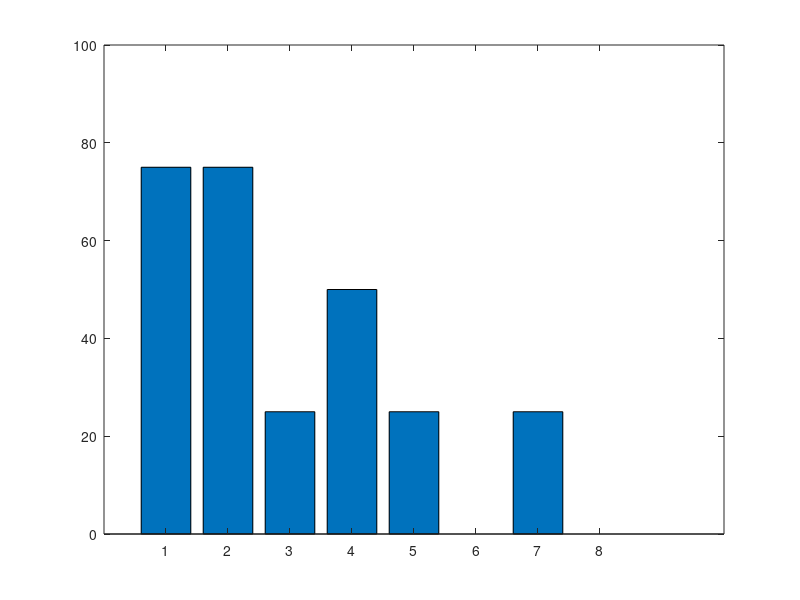

Recreate this plot in MATLAB.
numChannelList = [1,2,3,4,5,6,7,8,1,2,3,4,5,6,7,8,1,2,3,4,5,6,7,8,1,2,3,4,5,6,7,8]
keyspressed =    [2,2,2,3,4,3,4,5,1,2,2,5,5,8,8,6,1,3,2,4,6,5,4,2,1,2,3,4,6,7,7,7]

correct = 0
incorrect = 0
for X = 1:length(numChannelList);
    if numChannelList(X) == keyspressed(X);
        correct = correct + 1;
    else
        incorrect = incorrect + 1;
    end
end

OverallScore = (correct/(incorrect + correct)) * 100

correct1 = 0
incorrect1 = 0 
correct2 = 0
incorrect2 = 0
correct3 = 0
incorrect3 = 0 
correct4 = 0
incorrect4 = 0
correct5 = 0
incorrect5 = 0 
correct6 = 0
incorrect6 = 0
correct7 = 0
incorrect7 = 0 
correct8 = 0
incorrect8 = 0

Score1 = 0
Score2 = 0
Score3 = 0
Score4 = 0
Score5 = 0
Score6 = 0
Score7 = 0
Score8 = 0


for X = 1:length(numChannelList);
    if numChannelList(X) == 1;
        if numChannelList(X) == keyspressed(X);
            correct1 = correct1 + 1
        else 
            incorrect1 = incorrect1 + 1
        end
        Score1 = (correct1/(incorrect1 + correct1)) * 100
    end 
    if numChannelList(X) == 2;
        if numChannelList(X) == keyspressed(X);
            correct2 = correct2 + 1
        else 
            incorrect2 = incorrect2 + 1
        end
        Score2 = (correct2/(incorrect2 + correct2)) * 100
    end 
    if numChannelList(X) == 3;
        if numChannelList(X) == keyspressed(X);
            correct3 = correct3 + 1
        else 
            incorrect3 = incorrect3 + 1
        end
        Score3 = (correct3/(incorrect3 + correct3)) * 100
    end 
    if numChannelList(X) == 4;
        if numChannelList(X) == keyspressed(X);
            correct4 = correct4 + 1
        else 
            incorrect4 = incorrect4 + 1
        end
        Score4 = (correct4/(incorrect4 + correct4)) * 100
    end 
    if numChannelList(X) == 5;
        if numChannelList(X) == keyspressed(X);
            correct5 = correct5 + 1
        else 
            incorrect5 = incorrect5 + 1
        end
        Score5 = (correct5/(incorrect5 + correct5)) * 100
    end 
    if numChannelList(X) == 6;
        if numChannelList(X) == keyspressed(X);
            correct6 = correct6 + 1
        else 
            incorrect6 = incorrect6 + 1
        end
        Score6 = (correct6/(incorrect6 + correct6)) * 100
    end 
    if numChannelList(X) == 7;
        if numChannelList(X) == keyspressed(X);
            correct7 = correct7 + 1
        else 
            incorrect7 = incorrect7 + 1
        end
        Score7 = (correct7/(incorrect7 + correct7)) * 100
    end 
    if numChannelList(X) == 8;
        if numChannelList(X) == keyspressed(X);
            correct8 = correct8 + 1
        else 
            incorrect8 = incorrect8 + 1
        end
        Score8 = (correct8/(incorrect8 + correct8)) * 100
    end
   
end




X = [Score1, Score2, Score3, Score4, Score5, Score6, Score7, Score8];
numChannelList
keyspressed
X
bar(X)
ylim([0 100])